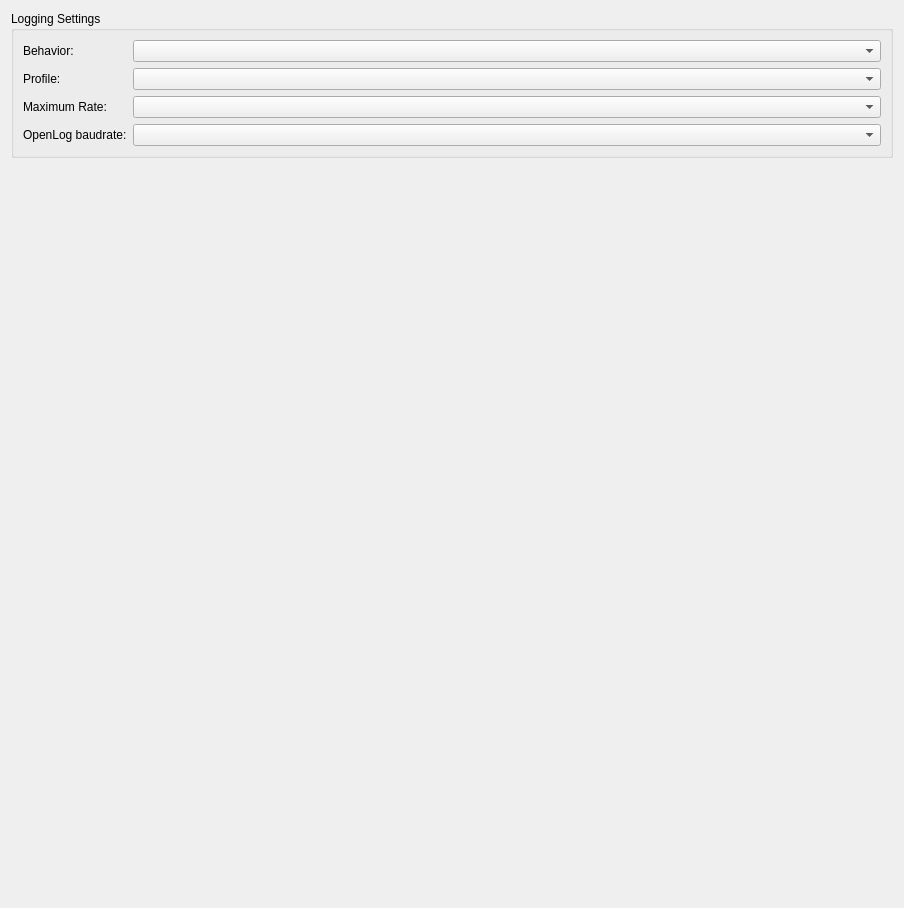
         <widget class="QWidget" name="scrollAreaWidgetContents_5">
          <property name="geometry">
           <rect>
            <x>0</x>
            <y>0</y>
            <width>904</width>
            <height>908</height>
           </rect>
          </property>
          <layout class="QVBoxLayout" name="verticalLayout_17">
           <item>
            <widget class="QGroupBox" name="groupBox_2">
             <property name="title">
              <string>Logging Settings</string>
             </property>
             <layout class="QFormLayout" name="formLayout_5">
              <item row="0" column="0">
               <widget class="QLabel" name="lblLogBehavior">
                <property name="text">
                 <string>Behavior:</string>
                </property>
               </widget>
              </item>
              <item row="0" column="1">
               <widget class="QComboBox" name="cbLogBehavior">
                <property name="objrelation" stdset="0">
                 <stringlist>
                  <string>objname:LoggingSettings</string>
                  <string>fieldname:LogBehavior</string>
                 </stringlist>
                </property>
               </widget>
              </item>
              <item row="1" column="0">
               <widget class="QLabel" name="lblLogProfile">
                <property name="text">
                 <string>Profile:</string>
                </property>
               </widget>
              </item>
              <item row="1" column="1">
               <widget class="QComboBox" name="cbLogProfile">
                <property name="objrelation" stdset="0">
                 <stringlist>
                  <string>objname:LoggingSettings</string>
                  <string>fieldname:Profile</string>
                 </stringlist>
                </property>
               </widget>
              </item>
              <item row="2" column="0">
               <widget class="QLabel" name="lblMaxLogRate">
                <property name="text">
                 <string>Maximum Rate:</string>
                </property>
               </widget>
              </item>
              <item row="2" column="1">
               <widget class="QComboBox" name="cbMaxLogRate">
                <property name="objrelation" stdset="0">
                 <stringlist>
                  <string>objname:LoggingSettings</string>
                  <string>fieldname:MaxLogRate</string>
                 </stringlist>
                </property>
               </widget>
              </item>
              <item row="3" column="0">
               <widget class="QLabel" name="lbGPS_3">
                <property name="text">
                 <string>OpenLog baudrate:</string>
                </property>
               </widget>
              </item>
              <item row="3" column="1">
               <widget class="QComboBox" name="cb_gpsSpeed_2">
                <property name="objrelation" stdset="0">
                 <stringlist>
                  <string>objname:ModuleSettings</string>
                  <string>fieldname:OpenLogSpeed</string>
                 </stringlist>
                </property>
               </widget>
              </item>
             </layout>
            </widget>
           </item>
           <item>
            <spacer name="verticalSpacer_9">
             <property name="orientation">
              <enum>Qt::Vertical</enum>
             </property>
             <property name="sizeHint" stdset="0">
              <size>
               <width>20</width>
               <height>685</height>
              </size>
             </property>
            </spacer>
           </item>
          </layout>
         </widget>
